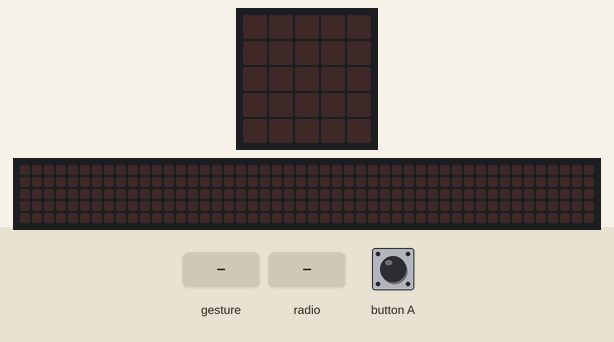
Bench run of a program on a simulated BBC micro:bit running MicroPython. On the bench: the board's 5×5 LED display, a strip that is not on the board, showing the scrolling text unrolled. The test bench sets the inputs (shaded band). Random numbers come from a fixed seed; a tilt is held for 1.5 s and a shake lasts 1 s, then the board lies face up again; the 48×5 strip is a reading aid, not a part: it shows the text the display is scrolling, unrolled, one strip-width of it at a time.

Above: at 1.2 s.
1.3 s: gesture 'shake'
At 1.57 s:
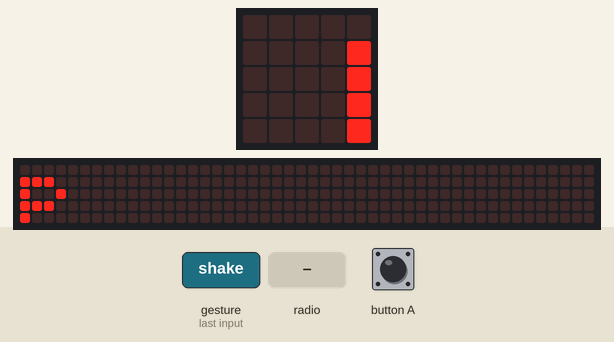
4.3 s: radio message "0" arrives
At 4.37 s:
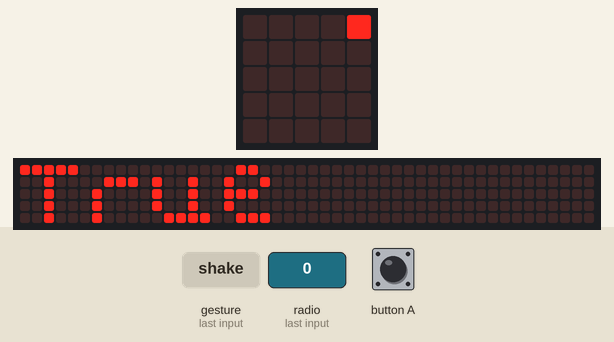
7.3 s: radio message "1" arrives
At 8.27 s:
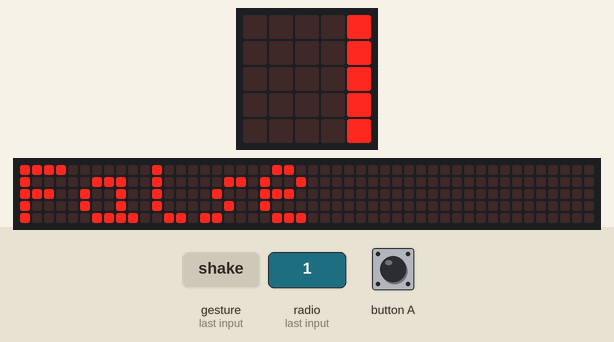
10.3 s: gesture 'shake'
At 12.63 s:
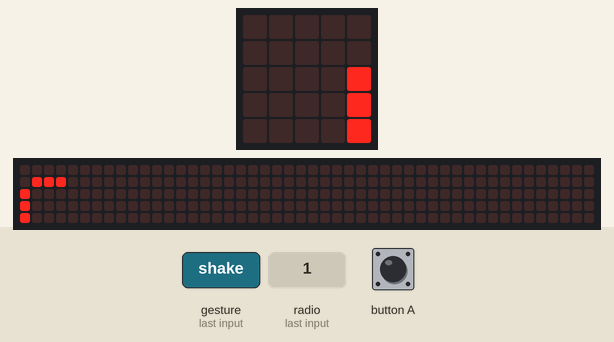
15.4 s: gesture 'shake'
At 15.67 s:
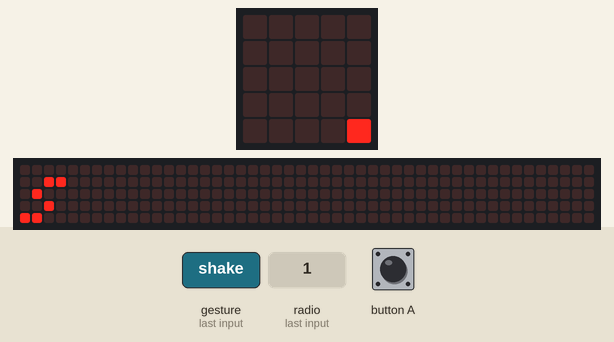

The program:

microbit-rock-paper-scissor.py
```python
from microbit import *
from radio import *
from random import*

#turn radio on and
on()
config(group=6, length=251)

typeTransmitted = randint(0,2)
rps = [ "r", "s", "p" ]
shaken = False

# 0=stein, 1=saks, 2=papir
def win(me, he):
 if(me == 0 and he == 1):
     return True
 elif(me == 0 and he == 2):
     return False
 elif(me == 1 and he == 0):
     return False
 elif(me == 1 and he == 2):
     return True
 elif(me == 2 and he == 0):
     return True
 elif(me == 2 and he == 1):
     return False
 else:
     return False

while True:
  if button_a.was_pressed() and shaken:
      shaken = False
      send(str(typeTransmitted))

  if accelerometer.was_gesture("shake"):
      shaken = True

      typeTransmitted = randint(0,2)
      display.scroll(rps[typeTransmitted])

      display.clear()

  #receive data
  data = receive()

  #check that we have received any data
  if data != None:
      display.scroll(str(win(typeTransmitted, int(data))))

      #clear the screen
      display.clear()
```

Measured:
- after the input at 1.3 s, the display: changes after 0.20 s (image 1)
- after the input at 4.3 s, the display: changes at once (image 2)
- after the input at 15.4 s, the display: changes after 0.20 s (image 5)
